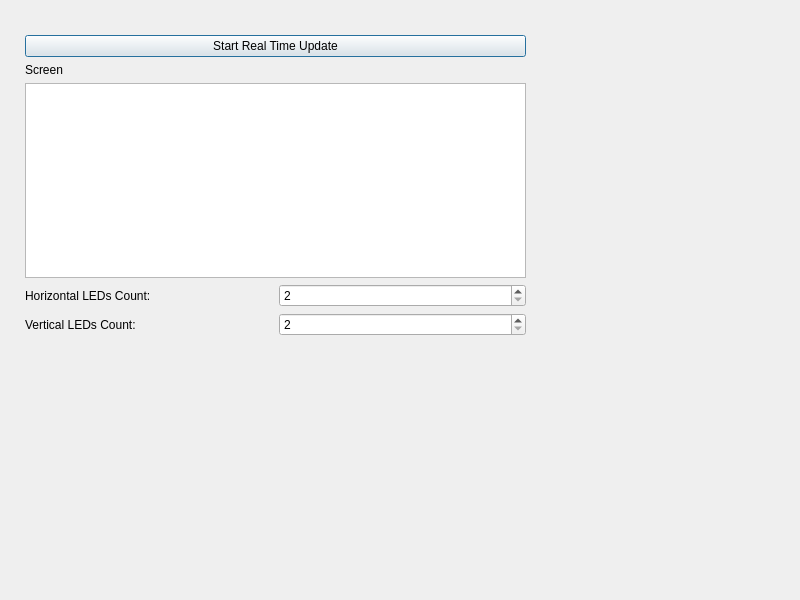
<?xml version="1.0" encoding="UTF-8"?>
<ui version="4.0">
 <class>Dialog</class>
 <widget class="QDialog" name="Dialog">
  <property name="geometry">
   <rect>
    <x>0</x>
    <y>0</y>
    <width>800</width>
    <height>600</height>
   </rect>
  </property>
  <property name="windowTitle">
   <string>Dialog</string>
  </property>
  <widget class="QWidget" name="layoutWidget">
   <property name="geometry">
    <rect>
     <x>25</x>
     <y>35</y>
     <width>501</width>
     <height>301</height>
    </rect>
   </property>
   <layout class="QVBoxLayout" name="mainLayout">
    <item>
     <widget class="QPushButton" name="pushButton">
      <property name="text">
       <string>Start Real Time Update</string>
      </property>
      <property name="checkable">
       <bool>true</bool>
      </property>
     </widget>
    </item>
    <item>
     <layout class="QVBoxLayout" name="screenLayout">
      <item>
       <widget class="QLabel" name="screenLabel">
        <property name="text">
         <string>Screen</string>
        </property>
       </widget>
      </item>
      <item>
       <widget class="QGraphicsView" name="graphicsView"/>
      </item>
     </layout>
    </item>
    <item>
     <layout class="QVBoxLayout" name="ledCountLayout">
      <item>
       <layout class="QHBoxLayout" name="HledCountLayout">
        <item>
         <widget class="QLabel" name="HledCountLabel">
          <property name="text">
           <string>Horizontal LEDs Count:</string>
          </property>
         </widget>
        </item>
        <item>
         <widget class="QSpinBox" name="HledCountSpinbox">
          <property name="minimum">
           <number>2</number>
          </property>
          <property name="maximum">
           <number>1000</number>
          </property>
          <property name="singleStep">
           <number>1</number>
          </property>
          <property name="value">
           <number>2</number>
          </property>
         </widget>
        </item>
       </layout>
      </item>
      <item>
       <layout class="QHBoxLayout" name="VledCountLayout">
        <item>
         <widget class="QLabel" name="VledCountLabel">
          <property name="text">
           <string>Vertical LEDs Count:</string>
          </property>
         </widget>
        </item>
        <item>
         <widget class="QSpinBox" name="VledCountSpinbox">
          <property name="minimum">
           <number>2</number>
          </property>
          <property name="maximum">
           <number>1000</number>
          </property>
          <property name="singleStep">
           <number>1</number>
          </property>
          <property name="value">
           <number>2</number>
          </property>
         </widget>
        </item>
       </layout>
      </item>
     </layout>
    </item>
   </layout>
  </widget>
 </widget>
 <resources/>
 <connections/>
</ui>
